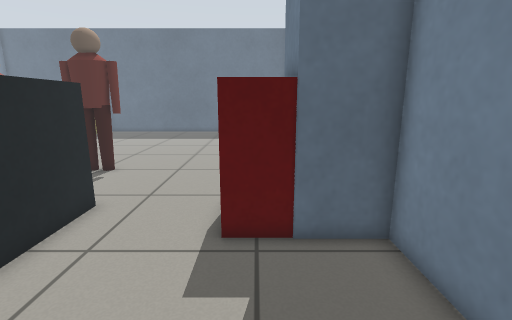
view 1 (above)

24 first-person views from a walk through a world built for the Gazebo simulator. The camera is 0.87 m above the floor, tilts 12° down and sees 85° across. The floor is counted in squares, 0.25 m on a side. Each view is taken from the middle of a square. On the plan, view 1 faces up. The plan holds only what a view shows up to about 20 squares ahead; the rest is blank. Simple shapes stand in for some stock models.

view 2
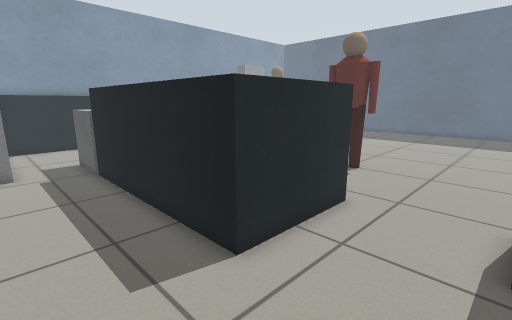

view 3
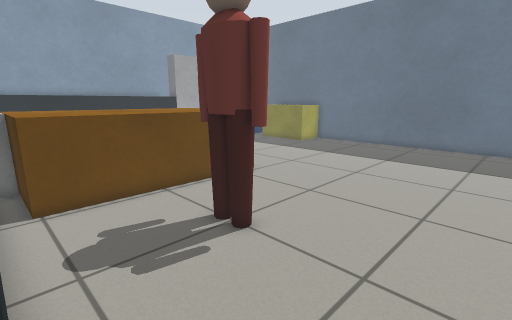

view 4
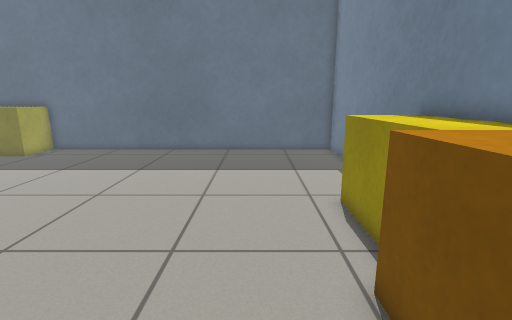

view 5
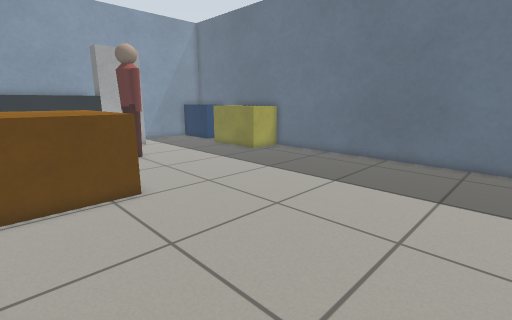

view 6
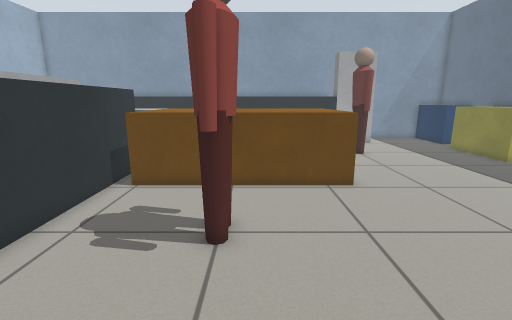

view 7
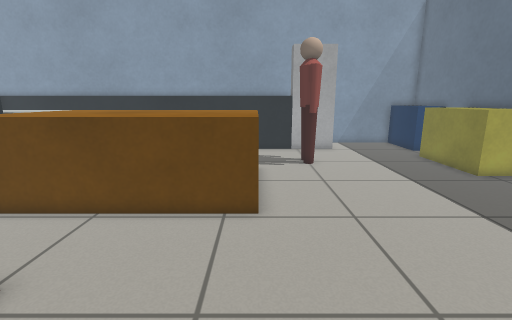

view 8
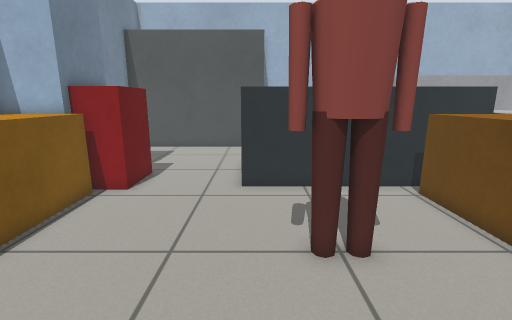

view 9
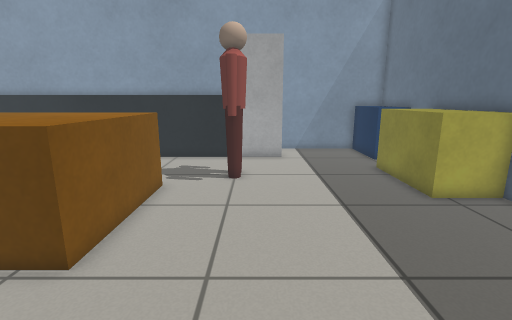

view 10
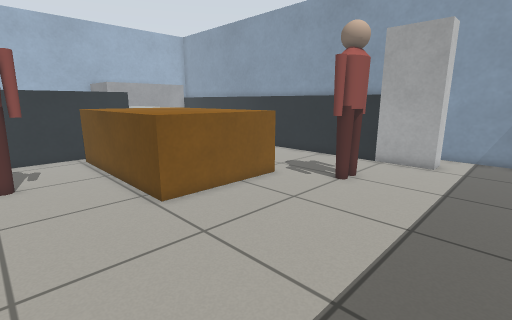

view 11
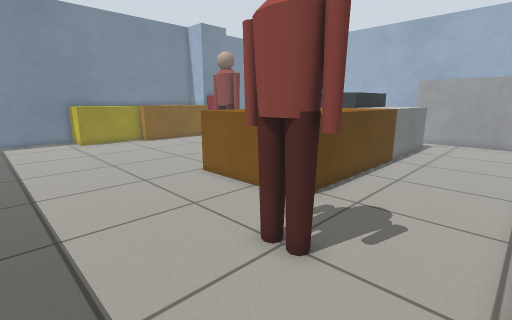

view 12
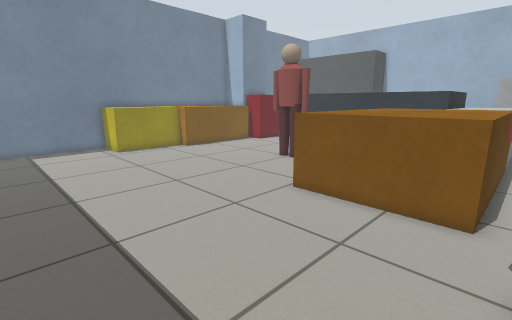

view 13
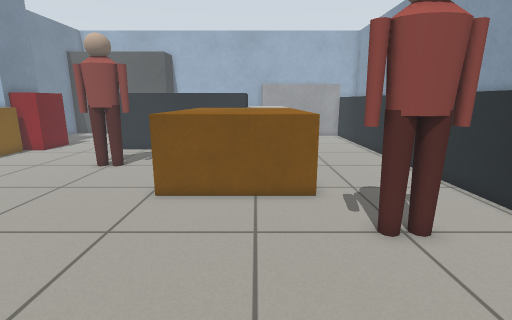

view 14
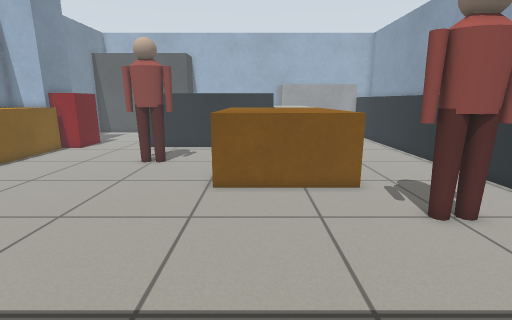

view 15
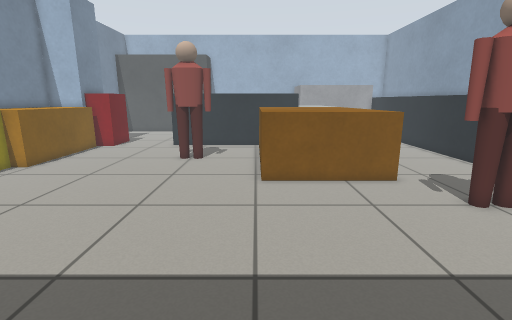

view 16
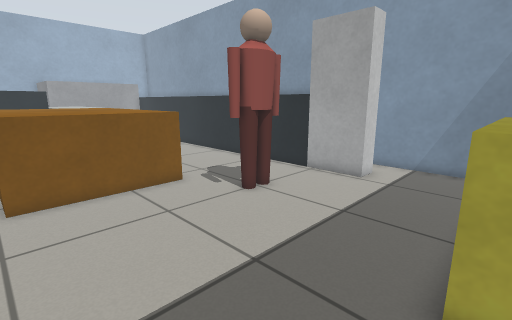

view 17
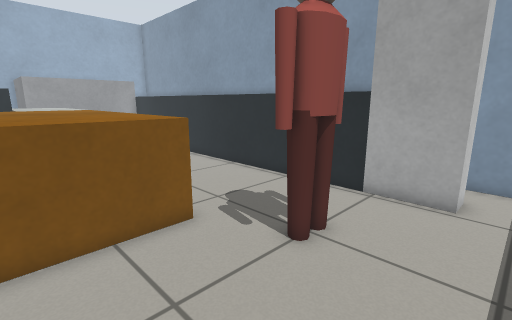

view 18
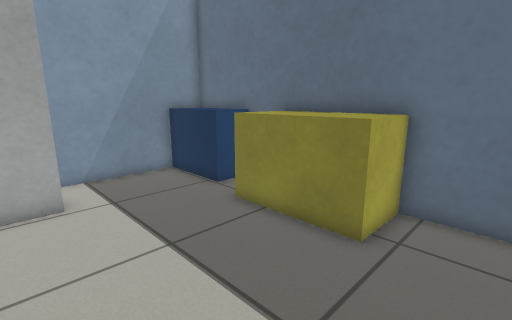

view 19
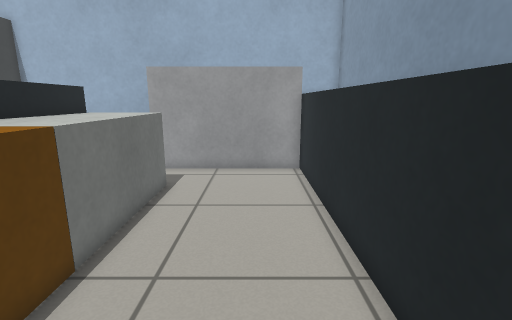

view 20
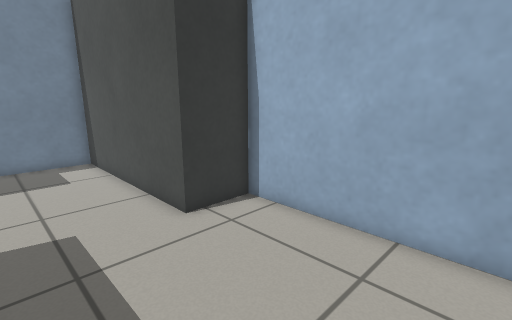

view 21
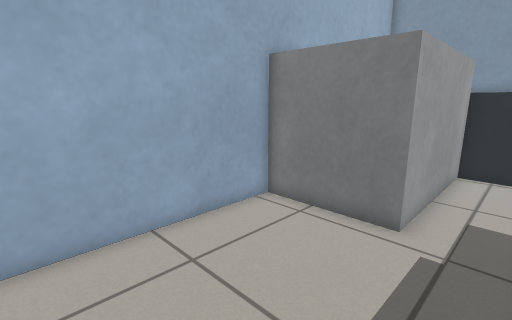

view 22
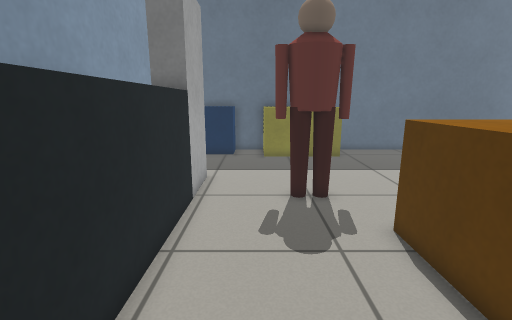

view 23
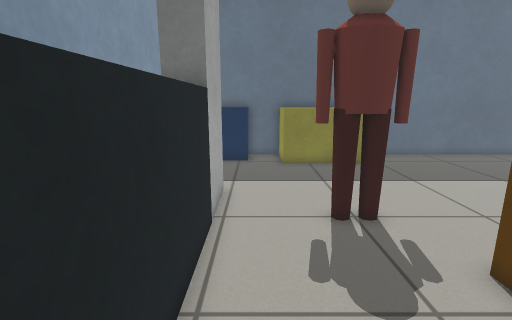

view 24
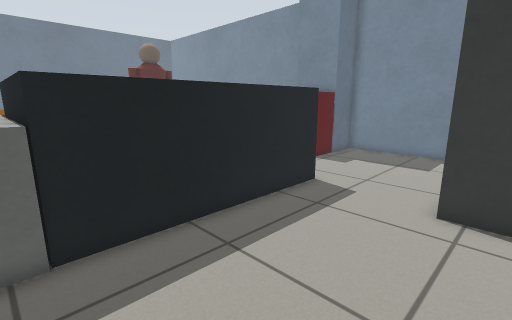

### Floor plan
Key: @ floor where view 1 was taken; # wall or solid block; . floor; = window, fence, low wall or low ledge; P person; B dark grey box; R red box; G grey box; C cabinet; W brown box; Y yellow box; H white box; L blue box.
Columns run from 28 left of view 1 to 4 right of it. Each row starts with its distance up from view 1.
 32 ##LLL##YYYY#####################
 31 #L  LL.YYYYY...................#
 30 #LLLL..YYYYY...................#
 29 # .....YYYYY...................#
 28 ##.............................#
 27 ##.............................#
 26 ##.............................#
 25 ##.H...........................#
 24 ##  H..........................#
 23  #  H...P......................#
 22  # HH..PPP.....................#
 21 ##  #...P....................==#
 20 ##  #........................=##
 19 ##  #.....WWWWWWW............=##
 18 ##  #.....WWWWWWW............=##
 17 ##  #.....WWWWWWW............=##
 16  #  #.....WWWWWWW...........=##
 15  #  #.....WWWWWWW...P.......=#
 14  #  #.....WWWWWWW..PPP......=# #
 13  #  #.....WWWWWWW...P.......=###
 12  #  #.....WWWWWWW...........=###
 11  #  #.....WWWWWWW...........=###
 10  #  #.....GGGGWWW...........=###
  9     #.....GGGGBBBBBBBBBB...RR#
  8     #.....GGG          B...R #
  7     #.....GGGG         B...RR###
  6     #.....GGGG         B.......##
  5     #.....GGGG         B.......##
  4     #.....GGGGBBBBBBBBBB.......##
  3     #..........................##
  2     #..........................##
  1     CCCCCCCC...................##
  0            C................@..##
 -1            C..........CCCCCCCCCC#
 -2            C.........CC
 -3            C.........C
 -4            ###########

Positions as (right, up) in squares from view 1, and headings:
1: (0, 0), facing up
2: (-1, 0), facing up-left
3: (-2, 9), facing up-left
4: (-2, 12), facing up
5: (-2, 15), facing up-left
6: (-1, 15), facing left
7: (-4, 19), facing left
8: (-6, 20), facing down
9: (-7, 23), facing left
10: (-8, 28), facing down-left
11: (-24, 27), facing down-right
12: (-19, 28), facing down-right
13: (-16, 29), facing down
14: (-14, 30), facing down
15: (-12, 31), facing down
16: (-12, 30), facing down-left
17: (-14, 26), facing down-left
18: (-14, 23), facing up-left
19: (-22, 15), facing down
20: (-14, 3), facing down-right
21: (-9, 3), facing down-left
22: (-22, 12), facing up
23: (-23, 14), facing up
24: (-16, -3), facing up-right
